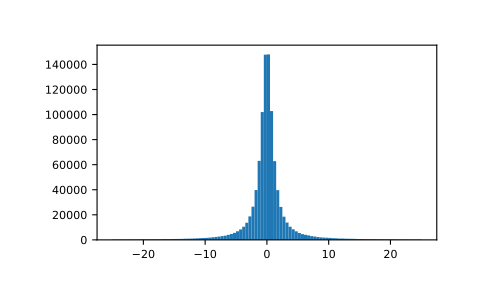

Source code (Python):
# Draw samples and plot the distribution:

import matplotlib.pyplot as plt
s = np.random.standard_cauchy(1000000)
s = s[(s>-25) & (s<25)]  # truncate distribution so it plots well
plt.hist(s, bins=100)
plt.show()
